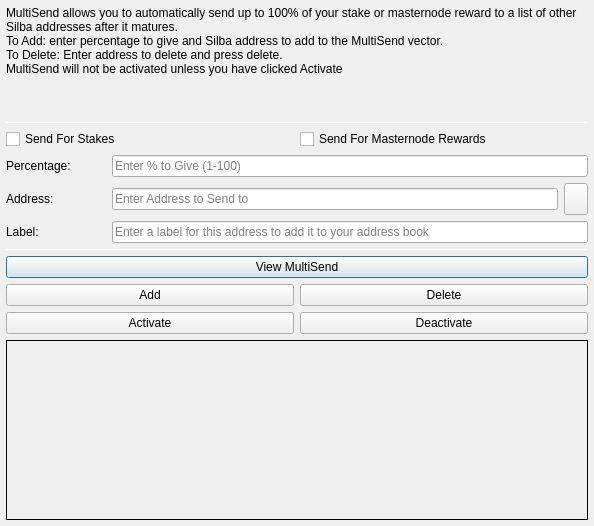
<?xml version="1.0" encoding="UTF-8"?>
<ui version="4.0">
 <class>MultiSendDialog</class>
 <widget class="QDialog" name="MultiSendDialog">
  <property name="windowModality">
   <enum>Qt::NonModal</enum>
  </property>
  <property name="geometry">
   <rect>
    <x>0</x>
    <y>0</y>
    <width>594</width>
    <height>526</height>
   </rect>
  </property>
  <property name="windowTitle">
   <string>MultiSend</string>
  </property>
  <layout class="QVBoxLayout" name="verticalLayout" stretch="0">
   <property name="margin">
    <number>6</number>
   </property>
   <item>
    <layout class="QVBoxLayout" name="verticalLayout_Main" stretch="1,1,1,0,1,1,1">
     <item>
      <widget class="QLabel" name="label_2">
       <property name="lineWidth">
        <number>1</number>
       </property>
       <property name="text">
        <string>MultiSend allows you to automatically send up to 100% of your stake or masternode reward to a list of other Silba addresses after it matures.
To Add: enter percentage to give and Silba address to add to the MultiSend vector.
To Delete: Enter address to delete and press delete.
MultiSend will not be activated unless you have clicked Activate</string>
       </property>
       <property name="alignment">
        <set>Qt::AlignLeading|Qt::AlignLeft|Qt::AlignTop</set>
       </property>
       <property name="wordWrap">
        <bool>true</bool>
       </property>
      </widget>
     </item>
     <item>
      <widget class="Line" name="line">
       <property name="minimumSize">
        <size>
         <width>0</width>
         <height>1</height>
        </size>
       </property>
       <property name="maximumSize">
        <size>
         <width>16777215</width>
         <height>1</height>
        </size>
       </property>
       <property name="orientation">
        <enum>Qt::Horizontal</enum>
       </property>
      </widget>
     </item>
     <item>
      <layout class="QVBoxLayout" name="verticalLayout_Settings">
       <item>
        <layout class="QHBoxLayout" name="horizontalLayout">
         <item>
          <widget class="QCheckBox" name="multiSendStakeCheckBox">
           <property name="text">
            <string>Send For Stakes</string>
           </property>
          </widget>
         </item>
         <item>
          <widget class="QCheckBox" name="multiSendMasternodeCheckBox">
           <property name="text">
            <string>Send For Masternode Rewards</string>
           </property>
          </widget>
         </item>
        </layout>
       </item>
       <item>
        <layout class="QHBoxLayout" name="horizontalLayout_6">
         <item>
          <widget class="QLabel" name="label">
           <property name="minimumSize">
            <size>
             <width>100</width>
             <height>0</height>
            </size>
           </property>
           <property name="toolTip">
            <string>Percentage of stake to send</string>
           </property>
           <property name="text">
            <string>Percentage:</string>
           </property>
          </widget>
         </item>
         <item>
          <widget class="QLineEdit" name="multiSendPercentEdit">
           <property name="toolTip">
            <string>Enter whole numbers 1 - 100</string>
           </property>
           <property name="placeholderText">
            <string>Enter % to Give (1-100)</string>
           </property>
          </widget>
         </item>
        </layout>
       </item>
       <item>
        <layout class="QHBoxLayout" name="horizontalLayout_7">
         <item>
          <widget class="QLabel" name="label_5">
           <property name="minimumSize">
            <size>
             <width>100</width>
             <height>0</height>
            </size>
           </property>
           <property name="toolTip">
            <string>Address to send portion of stake to</string>
           </property>
           <property name="text">
            <string>Address:</string>
           </property>
          </widget>
         </item>
         <item>
          <widget class="QLineEdit" name="multiSendAddressEdit">
           <property name="toolTip">
            <string/>
           </property>
           <property name="placeholderText">
            <string>Enter Address to Send to</string>
           </property>
          </widget>
         </item>
         <item>
          <widget class="QToolButton" name="addressBookButton">
           <property name="maximumSize">
            <size>
             <width>16777215</width>
             <height>32</height>
            </size>
           </property>
           <property name="toolTip">
            <string>Choose an address from the address book</string>
           </property>
           <property name="text">
            <string/>
           </property>
           <property name="icon">
            <iconset resource="../silba.qrc">
             <normaloff>:/icons/address-book</normaloff>:/icons/address-book</iconset>
           </property>
           <property name="shortcut">
            <string>Alt+A</string>
           </property>
          </widget>
         </item>
        </layout>
       </item>
      </layout>
     </item>
     <item>
      <layout class="QHBoxLayout" name="horizontalLayout_3">
       <item>
        <widget class="QLabel" name="label_3">
         <property name="minimumSize">
          <size>
           <width>100</width>
           <height>0</height>
          </size>
         </property>
         <property name="text">
          <string>Label:</string>
         </property>
        </widget>
       </item>
       <item>
        <widget class="QLineEdit" name="labelAddressLabelEdit">
         <property name="placeholderText">
          <string>Enter a label for this address to add it to your address book</string>
         </property>
        </widget>
       </item>
      </layout>
     </item>
     <item>
      <widget class="Line" name="line_2">
       <property name="minimumSize">
        <size>
         <width>0</width>
         <height>1</height>
        </size>
       </property>
       <property name="maximumSize">
        <size>
         <width>16777215</width>
         <height>1</height>
        </size>
       </property>
       <property name="orientation">
        <enum>Qt::Horizontal</enum>
       </property>
      </widget>
     </item>
     <item>
      <layout class="QVBoxLayout" name="verticalLayout_Buttons">
       <item>
        <layout class="QHBoxLayout" name="horizontalLayout_4">
         <item>
          <widget class="QPushButton" name="viewButton">
           <property name="toolTip">
            <string/>
           </property>
           <property name="statusTip">
            <string>View MultiSend Vector</string>
           </property>
           <property name="text">
            <string>View MultiSend</string>
           </property>
          </widget>
         </item>
        </layout>
       </item>
       <item>
        <layout class="QHBoxLayout" name="horizontalLayout_2">
         <item>
          <widget class="QPushButton" name="addButton">
           <property name="toolTip">
            <string/>
           </property>
           <property name="statusTip">
            <string>Add to MultiSend Vector</string>
           </property>
           <property name="text">
            <string>Add</string>
           </property>
          </widget>
         </item>
         <item>
          <widget class="QPushButton" name="deleteButton">
           <property name="toolTip">
            <string/>
           </property>
           <property name="statusTip">
            <string>Delete Address From MultiSend Vector</string>
           </property>
           <property name="text">
            <string>Delete</string>
           </property>
          </widget>
         </item>
        </layout>
       </item>
       <item>
        <layout class="QHBoxLayout" name="horizontalLayout_5">
         <item>
          <widget class="QPushButton" name="activateButton">
           <property name="statusTip">
            <string>Activate MultiSend</string>
           </property>
           <property name="text">
            <string>Activate</string>
           </property>
          </widget>
         </item>
         <item>
          <widget class="QPushButton" name="disableButton">
           <property name="statusTip">
            <string>Deactivate MultiSend</string>
           </property>
           <property name="text">
            <string>Deactivate</string>
           </property>
          </widget>
         </item>
        </layout>
       </item>
      </layout>
     </item>
     <item>
      <widget class="QLabel" name="message">
       <property name="minimumSize">
        <size>
         <width>0</width>
         <height>180</height>
        </size>
       </property>
       <property name="frameShape">
        <enum>QFrame::Panel</enum>
       </property>
       <property name="frameShadow">
        <enum>QFrame::Plain</enum>
       </property>
       <property name="lineWidth">
        <number>1</number>
       </property>
       <property name="midLineWidth">
        <number>1</number>
       </property>
       <property name="text">
        <string/>
       </property>
       <property name="alignment">
        <set>Qt::AlignLeading|Qt::AlignLeft|Qt::AlignTop</set>
       </property>
       <property name="wordWrap">
        <bool>true</bool>
       </property>
      </widget>
     </item>
    </layout>
   </item>
  </layout>
 </widget>
 <resources>
  <include location="../silba.qrc"/>
 </resources>
 <connections/>
</ui>
